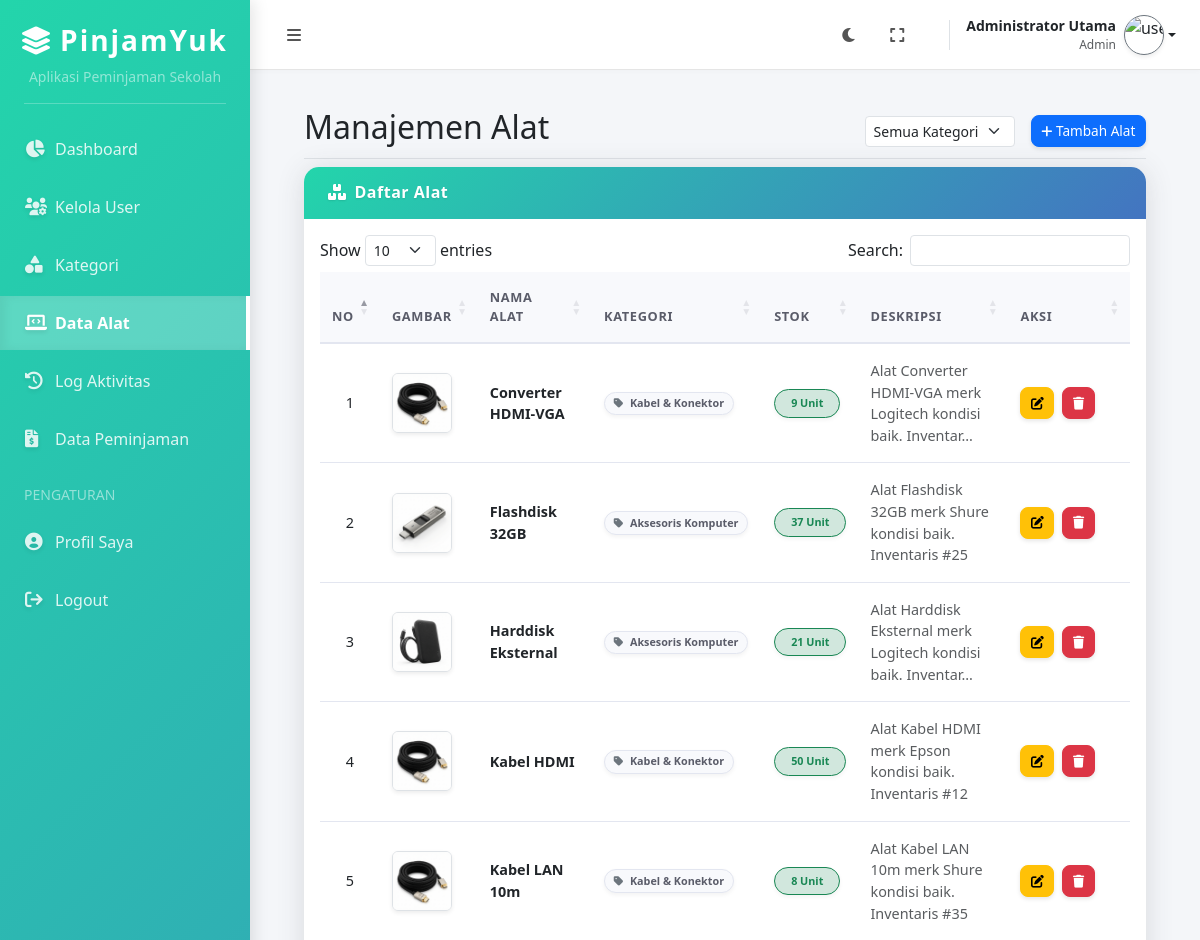
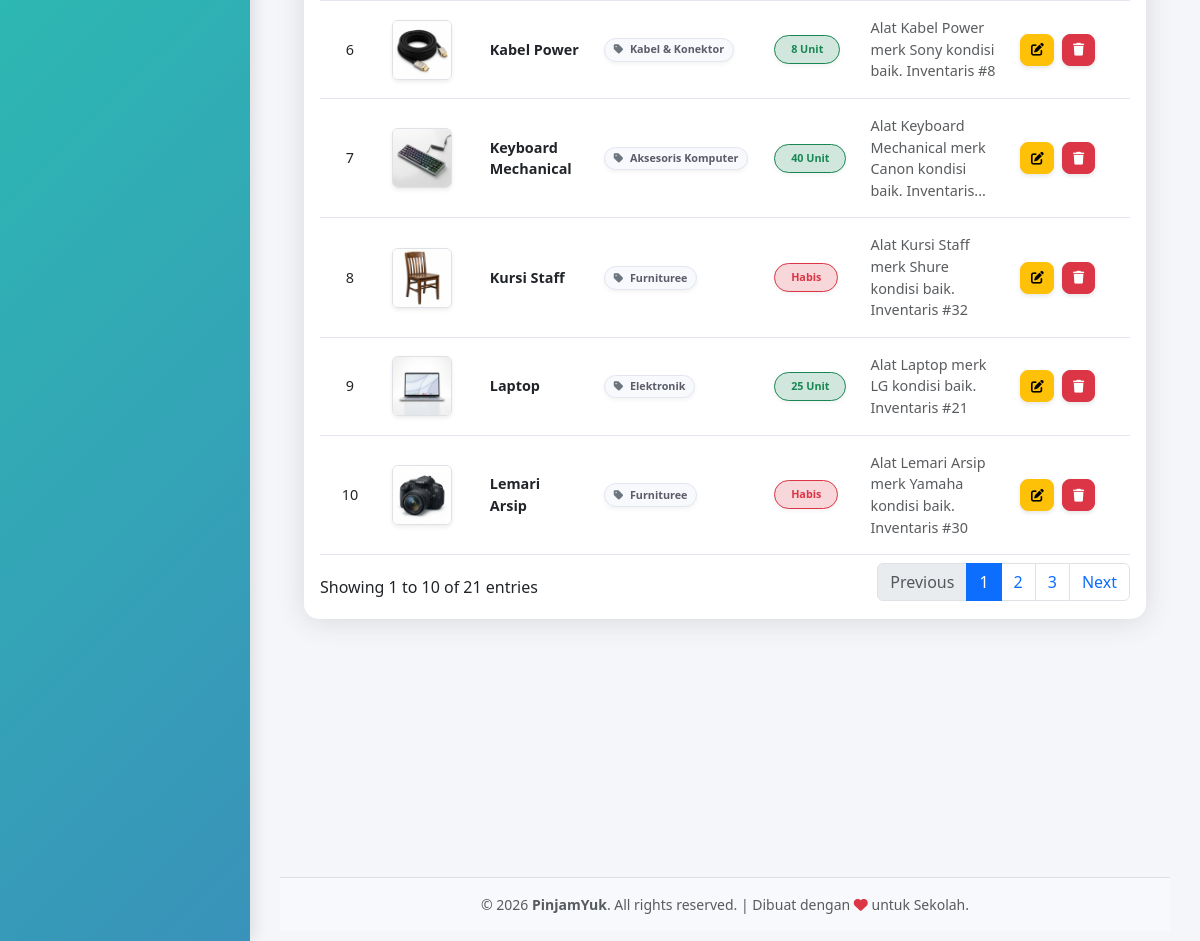
The app's page /admin/index.php?page=alat (signed in) with its own data (2 pictures, top to bottom).
### tables this page shows
CREATE TABLE `alat` (
  `id_alat` int(11) NOT NULL,
  `id_kategori` int(11) NOT NULL,
  `nama_alat` varchar(100) NOT NULL,
  `deskripsi` text DEFAULT NULL,
  `stok` int(11) NOT NULL DEFAULT 0,
  `gambar` varchar(255) DEFAULT 'default.jpg'
);

CREATE TABLE `kategori` (
  `id_kategori` int(11) NOT NULL,
  `nama_kategori` varchar(50) NOT NULL
);

### admin/controllers/alat_controller.php (called while the page is built, shortened)
<?php
require_once __DIR__ . '/../logic/alat_logic.php';
$kategori_id = isset($_GET['kategori']) ? $_GET['kategori'] : '';
$alats = ambil_semua_alat($kategori_id);
require_once __DIR__ . '/../views/alat_index.php';
?>

### admin/logic/alat_logic.php (called while the page is built, shortened)
<?php
require_once __DIR__ . '/../../config/database.php';
function ambil_semua_alat($kategori_id = "") {
    global $conn;
    $where = "";
    $query = "SELECT alat.*, kategori.nama_kategori
              FROM alat
              JOIN kategori ON alat.id_kategori = kategori.id_kategori
              $where
              ORDER BY alat.nama_alat ASC";
    return mysqli_query($conn, $query);
}
?>

### functions/core/helper.php (called while the page is built, shortened)
<?php
function base_url($path = '') {
    return BASE_URL . $path;
}
?>

### admin/views/alat_index.php (the view, shortened to what this page needs)
<div class="d-flex justify-content-between flex-wrap flex-md-nowrap align-items-center pt-1 pb-1 mb-2 border-bottom">
    <h1 class="h2">Manajemen Alat</h1>
    <div class="d-flex gap-2">
        <form action="" method="GET" class="d-flex align-items-center">
            <select name="kategori" class="form-select form-select-sm me-2" onchange="this.form.submit()" style="width: 150px;">
                <option value="">Semua Kategori</option>
            </select>
        </form>
        <a href="index.php?page=alat_tambah" class="btn btn-primary btn-sm"><i class="fas fa-plus"></i> Tambah Alat</a>
    </div>
</div>
<div class="card shadow-sm border-0 mb-4">
    <div class="card-header bg-white py-3">
        <h6 class="m-0 font-weight-bold text-primary"><i class="fas fa-boxes me-2"></i>Daftar Alat</h6>
    </div>
    <div class="card-body">
        <div class="table-responsive">
            <table class="table table-hover align-middle datatable" width="100%" cellspacing="0">
                <thead class="table-light">
                    <tr>
                        <th width="5%" class="text-center">No</th>
                        <th width="10%">Gambar</th>
                        <th>Nama Alat</th>
                        <th>Kategori</th>
                        <th>Stok</th>
                        <th>Deskripsi</th>
                        <th width="15%">Aksi</th>
                    </tr>
                </thead>
                <tbody>
                    <?php
                    $no = 1;
                    while($row = mysqli_fetch_assoc($alats)):
                    ?>
                    <tr>
                        <td class="text-center"><?= $no++ ?></td>
                        <td>
                            <div class="ratio ratio-1x1" style="width: 60px;">
                                <img src="<?= base_url('assets/img/' . $row['gambar']) ?>" alt="img" class="object-fit-cover rounded shadow-sm border">
                            </div>
                        </td>
                        <td class="fw-semibold"><?= $row['nama_alat'] ?></td>
                        <td>
                            <span class="badge bg-light text-dark border">
                                <i class="fas fa-tag me-1 text-secondary"></i> <?= $row['nama_kategori'] ?>
                            </span>
                        </td>
                        <td>
                            <?php if($row['stok'] > 0): ?>
                                <span class="badge bg-success-subtle text-success border border-success px-3 py-2 rounded-pill">
                                    <?= $row['stok'] ?> Unit
                                </span>
                            <?php else: ?>
                                <span class="badge bg-danger-subtle text-danger border border-danger px-3 py-2 rounded-pill">
                                    Habis
                                </span>
                            <?php endif; ?>
                        </td>
                        <td class="small text-muted"><?= substr($row['deskripsi'], 0, 60) ?><?= strlen($row['deskripsi']) > 60 ? '...' : '' ?></td>
                        <td>
                            <div class="d-flex gap-2">
                                <a href="index.php?page=alat_edit&id=<?= $row['id_alat'] ?>" class="btn btn-warning btn-sm" title="Edit">
                                    <i class="fas fa-edit"></i>
                                </a>
                                <a href="index.php?page=alat_hapus&id=<?= $row['id_alat'] ?>" class="btn btn-danger btn-sm confirm-action" data-message="Yakin ingin menghapus alat ini?" data-icon="error" title="Hapus">
                                    <i class="fas fa-trash"></i>
                                </a>
                            </div>
                        </td>
                    </tr>
                    <?php endwhile; ?>
                </tbody>
            </table>
        </div>
    </div>
</div>

### assets/css/layout.css (style rules this page uses)
:root { --bg-body: #f8f9fc; --bg-card: #ffffff; --text-primary: #5a5c69; --text-heading: #2e2f3e; --border-color: rgba(0, 0, 0, 0.1); }
html, body { height: 100vh; overflow: hidden; margin: 0; padding: 0; background-color: var(--bg-body); }

### assets/css/style.css (style rules this page uses)
body { font-family: 'Segoe UI', Tahoma, Geneva, Verdana, sans-serif; background-color: #f4f6f9; }
.card { border: none; box-shadow: 0 0 15px rgba(0, 0, 0, 0.05); border-radius: 10px; }
html { -ms-overflow-style: none; scrollbar-width: none; }
.object-fit-cover { object-fit: cover; }

### assets/css/petugas.css (style rules this page uses)
.card { border: none; border-radius: 15px; box-shadow: 0 0.15rem 1.75rem 0 rgba(58, 59, 69, 0.15) !important; transition: transform 0.2s ease-in-out; background: #fff; overflow: hidden; }
.card-header { background: linear-gradient(-45deg, #1a2980, #26d0ce, #4e54c8, #23d5ab); background-size: 400% 400%; animation: gradientSidebar 15s ease infinite; color: white; border-bottom: none; padding: 1rem 1.5rem; }
.card-header h6 { color: white !important; font-weight: 700; letter-spacing: 0.5px; text-shadow: 0 1px 2px rgba(0, 0, 0, 0.1); }
.card-header .text-primary, .card-header .text-info { color: white !important; }
.table { margin-bottom: 0; color: #444; }
.table thead th { background-color: #f8f9fc; color: #5a5c69; font-weight: 700; text-transform: uppercase; font-size: 0.8rem; letter-spacing: 0.05em; border-bottom: 2px solid #e3e6f0; padding: 1rem 0.75rem; }
.table tbody tr { transition: all 0.2s ease; }
.table td { vertical-align: middle; padding: 1rem 0.75rem; border-bottom: 1px solid #e3e6f0; font-size: 0.9rem; }
.badge { padding: 0.5em 0.8em; font-weight: 600; border-radius: 30px; box-shadow: 0 2px 4px rgba(0, 0, 0, 0.05); }
.badge.bg-light { background-color: #f8f9fc !important; border: 1px solid #e3e6f0 !important; color: #5a5c69 !important; }
.btn-sm { padding: 0.3rem 0.6rem; font-size: 0.85rem; border-radius: 8px; box-shadow: 0 2px 4px rgba(0, 0, 0, 0.1); transition: all 0.2s; }
.btn-sm i { font-size: 0.8rem; }

### records on screen
alat: gambar (picture), nama_alat "Converter HDMI-VGA", id_kategori.nama_kategori "Kabel & Konektor", stok "9", deskripsi "Alat Converter HDMI-VGA merk Logitech kondisi baik. Inventar"
alat: gambar (picture), nama_alat "Flashdisk 32GB", id_kategori.nama_kategori "Aksesoris Komputer", stok "37", deskripsi "Alat Flashdisk 32GB merk Shure kondisi baik. Inventaris #25"
alat: gambar (picture), nama_alat "Harddisk Eksternal", id_kategori.nama_kategori "Aksesoris Komputer", stok "21", deskripsi "Alat Harddisk Eksternal merk Logitech kondisi baik. Inventar"
alat: gambar (picture), nama_alat "Kabel HDMI", id_kategori.nama_kategori "Kabel & Konektor", stok "50", deskripsi "Alat Kabel HDMI merk Epson kondisi baik. Inventaris #12"
alat: gambar (picture), nama_alat "Kabel LAN 10m", id_kategori.nama_kategori "Kabel & Konektor", stok "8", deskripsi "Alat Kabel LAN 10m merk Shure kondisi baik. Inventaris #35"
alat: gambar (picture), nama_alat "Kabel Power", id_kategori.nama_kategori "Kabel & Konektor", stok "8", deskripsi "Alat Kabel Power merk Sony kondisi baik. Inventaris #8"
alat: gambar (picture), nama_alat "Keyboard Mechanical", id_kategori.nama_kategori "Aksesoris Komputer", stok "40", deskripsi "Alat Keyboard Mechanical merk Canon kondisi baik. Inventaris"
alat: gambar (picture), nama_alat "Kursi Staff", id_kategori.nama_kategori "Furnituree", stok "Habis", deskripsi "Alat Kursi Staff merk Shure kondisi baik. Inventaris #32"
alat: gambar (picture), nama_alat "Laptop", id_kategori.nama_kategori "Elektronik", stok "25", deskripsi "Alat Laptop merk LG kondisi baik. Inventaris #21"
alat: gambar (placeholder picture), nama_alat "Lemari Arsip", id_kategori.nama_kategori "Furnituree", stok "Habis", deskripsi "Alat Lemari Arsip merk Yamaha kondisi baik. Inventaris #30"

### other values on screen
$nama_nav "Administrator Utama"
$_SESSION['level'] "Admin"
